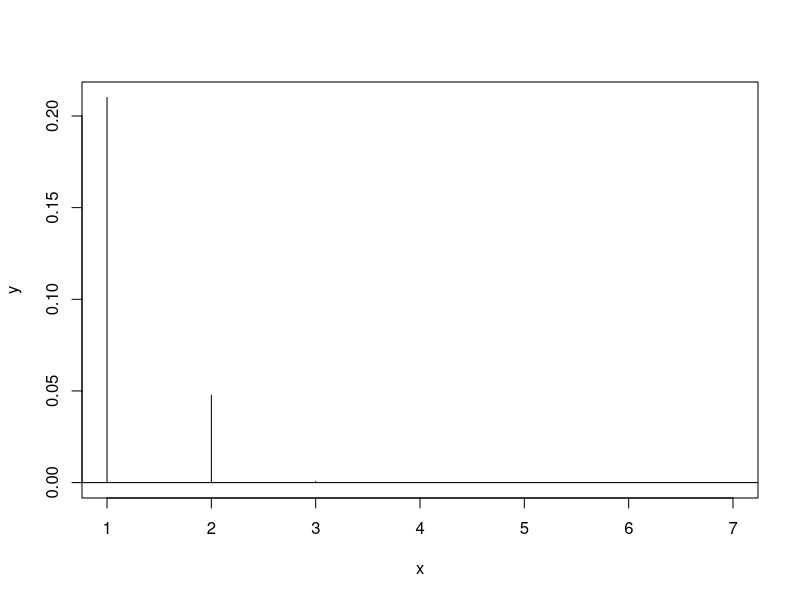

This figure's R source:
# c = sqrt(a^2 + b^2)
# π = a_r / a_q

n_of_trials <- 1e7
r <- 1 # radius

# Solution 1: For loop
hit <- vector('logical', length = n_of_trials)
for(k in 1:n_of_trials){
  hit[k] <- sqrt(sum(runif(2, min = 0,  max  = r)^2)) <= r
}
4 * mean(hit)

# Solution 2: apply like functions
darts <- matrix(
    runif(2 * n_of_trials, max = r),
    ncol = 2,
    dimnames = list(NULL, c("x", "y"))
)
hit <- apply(
    darts, 1, FUN = function(i, radius = r){
        sqrt(sum(i^2)) <= radius
    }
)
4 * mean(hit)

# Solution 3: replicate
throw_dart <- function(radius = 1){
    sqrt(sum(runif(2, max = radius)^2)) <= radius
}
hit <- replicate(n_of_trials, throw_dart(radius = r))
4 * mean(hit)

x <- 1:log10(n_of_trials)
y <- vector("double", length = length(x))
for(i in x) { y[i] <- (pi - 4 * mean(hit[1:10^i]))^2 }
plot(x, y, type = 'h')
abline(h = 0)